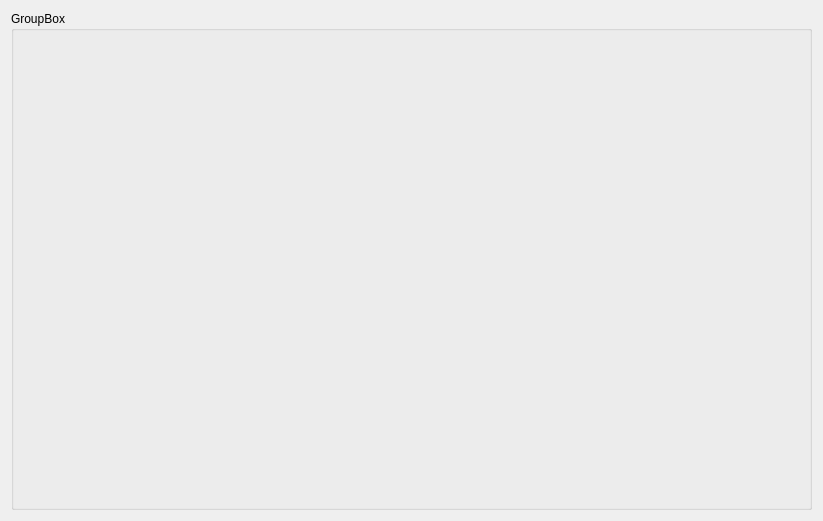
<?xml version="1.0" encoding="UTF-8"?>
<ui version="4.0">
 <class>PulseWindow</class>
 <widget class="QDialog" name="PulseWindow">
  <property name="geometry">
   <rect>
    <x>0</x>
    <y>0</y>
    <width>823</width>
    <height>521</height>
   </rect>
  </property>
  <property name="windowTitle">
   <string>Dialog</string>
  </property>
  <layout class="QVBoxLayout" name="verticalLayout">
   <item>
    <widget class="QGroupBox" name="groupBox">
     <property name="title">
      <string>GroupBox</string>
     </property>
     <layout class="QGridLayout" name="gridLayout">
      <item row="0" column="0">
       <layout class="QHBoxLayout" name="horizontalLayout"/>
      </item>
     </layout>
    </widget>
   </item>
  </layout>
 </widget>
 <resources/>
 <connections/>
</ui>
